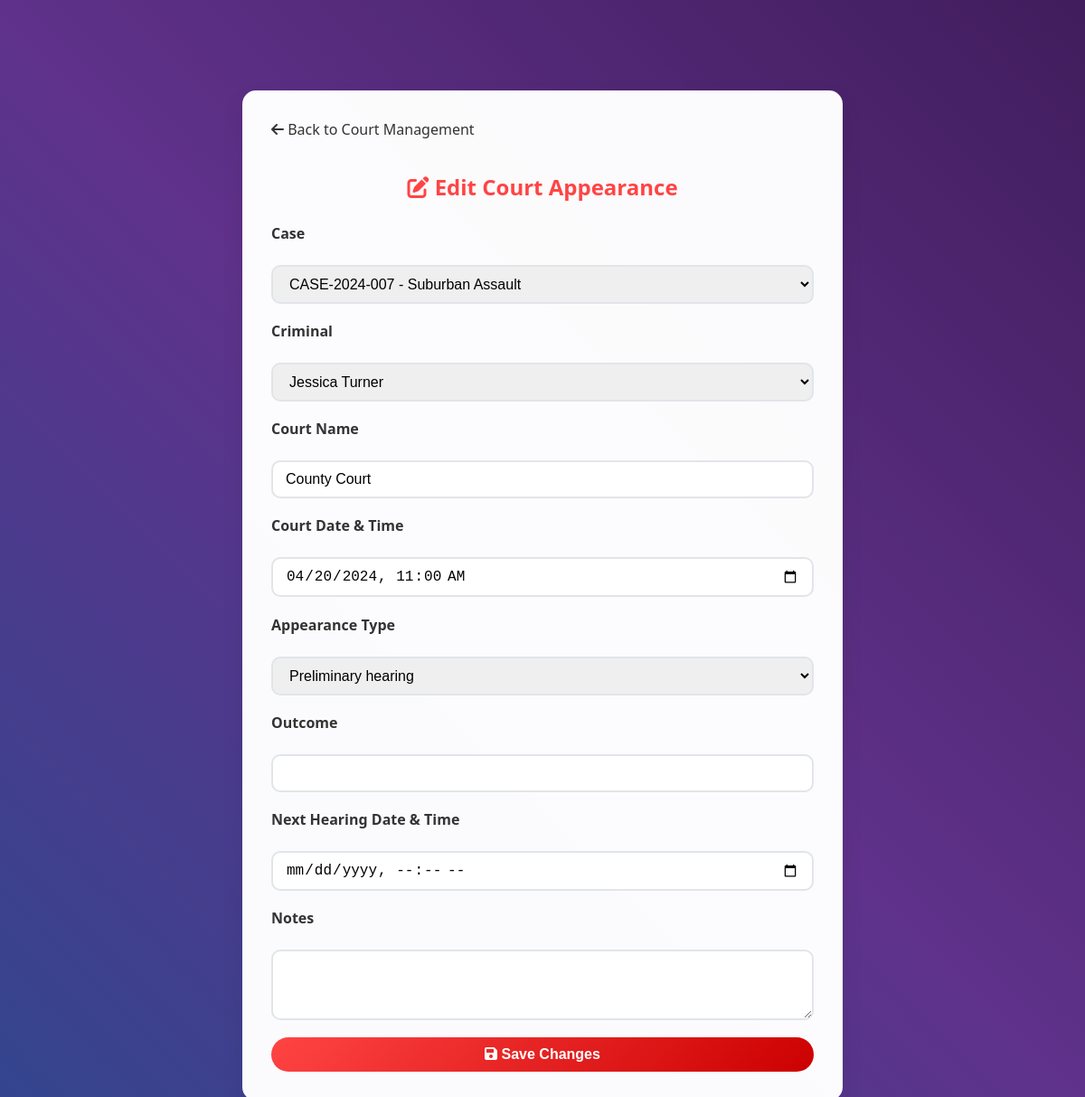
Screenshot of /modules/courts/edit_court_appearance.php?id=6 (signed in) with the database file from the repository.
### tables this page shows
CREATE TABLE `court_appearances` (
  `id` int(11) NOT NULL,
  `case_id` int(11) NOT NULL,
  `criminal_id` int(11) NOT NULL,
  `court_name` varchar(100) NOT NULL,
  `court_date` datetime NOT NULL,
  `appearance_type` enum('arraignment','preliminary_hearing','trial','sentencing','appeal','other') NOT NULL,
  `outcome` text DEFAULT NULL,
  `next_hearing_date` datetime DEFAULT NULL,
  `notes` text DEFAULT NULL,
  `created_at` timestamp NOT NULL DEFAULT current_timestamp(),
  `updated_at` timestamp NOT NULL DEFAULT current_timestamp() ON UPDATE current_timestamp()
);

CREATE TABLE `cases` (
  `id` int(11) NOT NULL,
  `case_number` varchar(50) NOT NULL,
  `title` varchar(200) NOT NULL,
  `description` text NOT NULL,
  `case_type` enum('homicide','robbery','assault','drug_trafficking','fraud','burglary','theft','domestic_violence','sexual_assault','other') NOT NULL,
  `priority` enum('low','medium','high','urgent') DEFAULT 'medium',
  `status` enum('open','under_investigation','pending_trial','closed','cold_case') DEFAULT 'open',
  `location` varchar(200) NOT NULL,
  `incident_date` datetime NOT NULL,
  `reported_date` datetime NOT NULL,
  `assigned_officer` int(11) DEFAULT NULL,
  `lead_investigator` int(11) DEFAULT NULL,
  `estimated_value` decimal(12,2) DEFAULT 0.00,
  `created_by` int(11) NOT NULL,
  `created_at` timestamp NOT NULL DEFAULT current_timestamp(),
  `updated_at` timestamp NOT NULL DEFAULT current_timestamp() ON UPDATE current_timestamp(),
  `closed_at` timestamp NULL DEFAULT NULL
);

CREATE TABLE `criminals` (
  `id` int(11) NOT NULL,
  `fullname` varchar(100) NOT NULL,
  `alias` varchar(100) DEFAULT NULL,
  `date_of_birth` date NOT NULL,
  `gender` enum('male','female','other') NOT NULL,
  `nationality` varchar(50) DEFAULT NULL,
  `identification_number` varchar(50) NOT NULL,
  `address` text DEFAULT NULL,
  `phone` varchar(20) DEFAULT NULL,
  `email` varchar(100) DEFAULT NULL,
  `height` decimal(5,2) DEFAULT NULL,
  `weight` decimal(5,2) DEFAULT NULL,
  `eye_color` varchar(20) DEFAULT NULL,
  `hair_color` varchar(20) DEFAULT NULL,
  `distinguishing_marks` text DEFAULT NULL,
  `photo` varchar(255) DEFAULT NULL,
  `fingerprint_data` text DEFAULT NULL,
  `dna_sample` varchar(255) DEFAULT NULL,
  `status` enum('wanted','arrested','convicted','released','deceased') DEFAULT 'wanted',
  `risk_level` enum('low','medium','high','extreme') DEFAULT 'medium',
  `created_by` int(11) NOT NULL,
  `created_at` timestamp NOT NULL DEFAULT current_timestamp(),
  `updated_at` timestamp NOT NULL DEFAULT current_timestamp() ON UPDATE current_timestamp()
);

### modules/courts/edit_court_appearance.php (the view, shortened to what this page needs)
<?php
$servername = "localhost";
$username = "root";
$password = "";
$dbname = "criminal_management";
try {
    $conn = new PDO("mysql:host=$servername;dbname=$dbname", $username, $password);
    $conn->setAttribute(PDO::ATTR_ERRMODE, PDO::ERRMODE_EXCEPTION);
} catch(PDOException $e) {
    die("Connection failed: " . $e->getMessage());
}
$appearance_id = isset($_GET['id']) ? intval($_GET['id']) : 0;
$sql = "SELECT ca.*, c.case_number, c.title as case_title, cr.fullname as criminal_name
        FROM court_appearances ca
        LEFT JOIN cases c ON ca.case_id = c.id
        LEFT JOIN criminals cr ON ca.criminal_id = cr.id
        WHERE ca.id = ?";
$stmt = $conn->prepare($sql);
$stmt->execute([$appearance_id]);
$appearance = $stmt->fetch(PDO::FETCH_ASSOC);
$cases_stmt = $conn->prepare("SELECT id, case_number, title FROM cases ORDER BY case_number");
$cases_stmt->execute();
$cases = $cases_stmt->fetchAll(PDO::FETCH_ASSOC);
$criminals_stmt = $conn->prepare("SELECT id, fullname FROM criminals ORDER BY fullname");
$criminals_stmt->execute();
$criminals = $criminals_stmt->fetchAll(PDO::FETCH_ASSOC);
?>
<!DOCTYPE html>
<html lang="en">
<head>
    <link href="https://cdnjs.cloudflare.com/ajax/libs/font-awesome/6.0.0/css/all.min.css" rel="stylesheet">
</head>
<body>
    <div class="background-container">
    </div>
    <div class="container">
        <a href="court_management.php" class="back-link"><i class="fas fa-arrow-left"></i> Back to Court Management</a>
        <h2><i class="fas fa-edit"></i> Edit Court Appearance</h2>
        <form method="POST">
            <label for="case_id">Case</label>
            <select name="case_id" id="case_id" required>
                <?php foreach ($cases as $case): ?>
                    <option value="<?php echo $case['id']; ?>" <?php if($appearance['case_id']==$case['id']) echo 'selected'; ?>>
                        <?php echo htmlspecialchars($case['case_number']); ?> - <?php echo htmlspecialchars($case['title']); ?>
                    </option>
                <?php endforeach; ?>
            </select>
            <label for="criminal_id">Criminal</label>
            <select name="criminal_id" id="criminal_id" required>
                <?php foreach ($criminals as $criminal): ?>
                    <option value="<?php echo $criminal['id']; ?>" <?php if($appearance['criminal_id']==$criminal['id']) echo 'selected'; ?>>
                        <?php echo htmlspecialchars($criminal['fullname']); ?>
                    </option>
                <?php endforeach; ?>
            </select>
            <label for="court_name">Court Name</label>
            <input type="text" name="court_name" id="court_name" value="<?php echo htmlspecialchars($appearance['court_name']); ?>" required>
            <label for="court_date">Court Date & Time</label>
            <input type="datetime-local" name="court_date" id="court_date" value="<?php echo date('Y-m-d\TH:i', strtotime($appearance['court_date'])); ?>" required>
            <label for="appearance_type">Appearance Type</label>
            <select name="appearance_type" id="appearance_type" required>
                <?php
                $types = ['arraignment','preliminary_hearing','trial','sentencing','appeal','other'];
                foreach ($types as $type):
                ?>
                    <option value="<?php echo $type; ?>" <?php if($appearance['appearance_type']==$type) echo 'selected'; ?>>
                        <?php echo ucfirst(str_replace('_',' ', $type)); ?>
                    </option>
                <?php endforeach; ?>
            </select>
            <label for="outcome">Outcome</label>
            <input type="text" name="outcome" id="outcome" value="<?php echo htmlspecialchars($appearance['outcome']); ?>">
            <label for="next_hearing_date">Next Hearing Date & Time</label>
            <input type="datetime-local" name="next_hearing_date" id="next_hearing_date" value="<?php echo $appearance['next_hearing_date'] ? date('Y-m-d\TH:i', strtotime($appearance['next_hearing_date'])) : ''; ?>">
            <label for="notes">Notes</label>
            <textarea name="notes" id="notes" rows="3"><?php echo htmlspecialchars($appearance['notes']); ?></textarea>
            <button type="submit" class="btn"><i class="fas fa-save"></i> Save Changes</button>
        </form>
    </div>
</body>

### modules/courts/edit_court_appearance.php (style rules this page uses)
body { font-family: 'Segoe UI', Tahoma, Geneva, Verdana, sans-serif; background: #f4f6f9; color: #333; margin: 0; padding: 0; }
.background-container { position: fixed; top: 0; left: 0; width: 100%; height: 100%; z-index: -1; overflow: hidden; }
.container { max-width: 600px; margin: 100px auto 0 auto; background: rgba(255,255,255,0.98); border-radius: 15px; box-shadow: 0 10px 25px rgba(0,0,0,0.08); padding: 2rem; }
h2 { color: #ff4444; margin-bottom: 1.5rem; text-align: center; }
form { display: flex; flex-direction: column; gap: 1.2rem; }
label { font-weight: 600; margin-bottom: 0.3rem; }
input, select, textarea { padding: 10px 14px; border: 2px solid #e1e5e9; border-radius: 10px; font-size: 1rem; transition: border-color 0.3s ease; }
.btn { padding: 10px 24px; border: none; border-radius: 50px; font-size: 1rem; font-weight: 600; cursor: pointer; transition: all 0.3s ease; text-decoration: none; display: inline-block; text-align: center; background: linear-gradient(135deg, #ff4444 0%, #cc0000 100%); color: white; }
.back-link { display: inline-block; margin-bottom: 1rem; color: #333; text-decoration: none; font-weight: 500; }

### rows the page displays
court_appearances: case_id "CASE-2024-007 - Suburban Assault", criminal_id "Jessica Turner", court_name "County Court", court_date "04/20/2024 11:00", appearance_type "Preliminary hearing"
